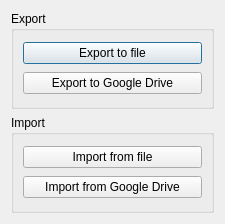
<?xml version="1.0" encoding="UTF-8"?>
<ui version="4.0">
 <class>ImportExportDatabaseDialog</class>
 <widget class="QDialog" name="ImportExportDatabaseDialog">
  <property name="geometry">
   <rect>
    <x>0</x>
    <y>0</y>
    <width>225</width>
    <height>224</height>
   </rect>
  </property>
  <property name="windowTitle">
   <string>Export / Import Dialog</string>
  </property>
  <layout class="QVBoxLayout" name="verticalLayout">
   <item>
    <widget class="QGroupBox" name="groupBox">
     <property name="title">
      <string>Export</string>
     </property>
     <layout class="QVBoxLayout" name="verticalLayout_2">
      <item>
       <widget class="QPushButton" name="pushExportToFile">
        <property name="text">
         <string>Export to file</string>
        </property>
       </widget>
      </item>
      <item>
       <widget class="QPushButton" name="pushExportToGDrive">
        <property name="text">
         <string>Export to Google Drive</string>
        </property>
       </widget>
      </item>
     </layout>
    </widget>
   </item>
   <item>
    <widget class="QGroupBox" name="groupBox_2">
     <property name="title">
      <string>Import</string>
     </property>
     <layout class="QVBoxLayout" name="verticalLayout_3">
      <item>
       <widget class="QPushButton" name="pushImportFile">
        <property name="text">
         <string>Import from file</string>
        </property>
       </widget>
      </item>
      <item>
       <widget class="QPushButton" name="pushImportGDrive">
        <property name="text">
         <string>Import from Google Drive</string>
        </property>
       </widget>
      </item>
     </layout>
    </widget>
   </item>
  </layout>
 </widget>
 <resources/>
 <connections/>
</ui>
